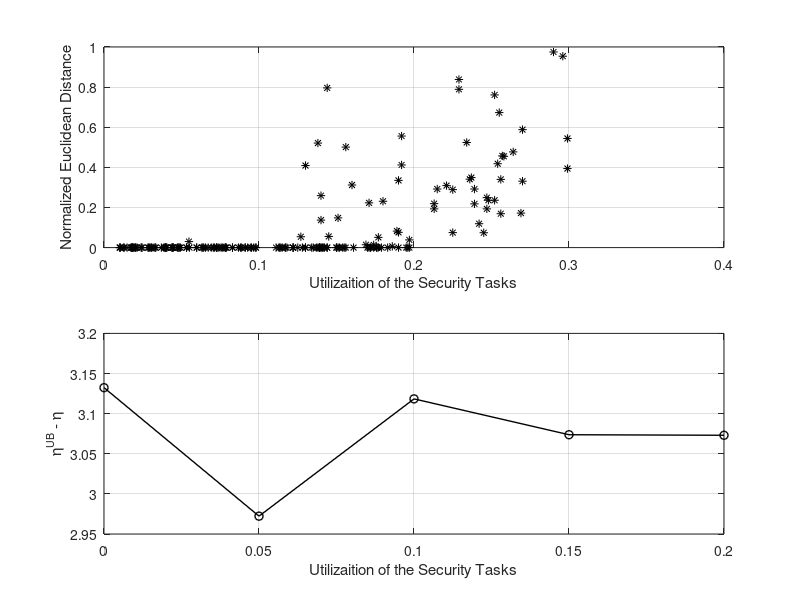
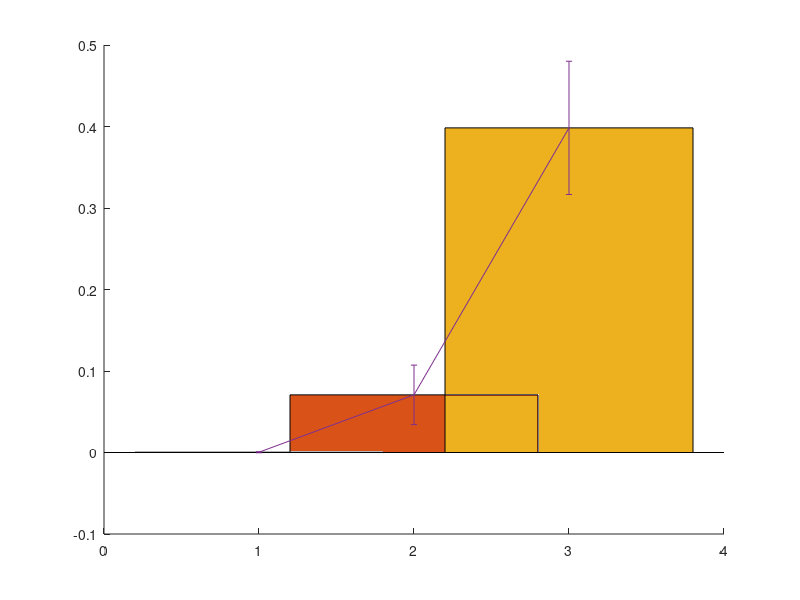

Reproduce these figures in MATLAB, in order.
saveDistUtil = dlmread('EDistDataTC_saveDistUtil.csv');
saveDist = dlmread('EDistDataTC_saveDist.csv');

load('eta.mat','etaCount_arr', 'etaCount_UB_arr', 'etaCount_LB_arr');

etaCount_arr = 1./etaCount_arr;

%saveDistUtil 

figure(1);
subplot(2,1,1)
grid on
hold on;
box on;
[r,c] = size(saveDistUtil);
for i=1:r
  scatter( saveDistUtil(i), saveDist(i) ,...
     'MarkerEdgeColor',[0 0 0],'Marker','*');  
end


grid on
ylim(gca,[0.00 1.00]);
xlim(gca,[0.00 0.4]);
% Create xlabel
xlabel('Utilizaition of the Security Tasks', 'FontSize',11);

% Create ylabel
ylabel('Normalized Euclidean Distance', 'FontSize',11);

%[0.01, 0.10]','[0.11, 0.20]','[0.21, 0.30]', '[0.31, 0.40]'



subplot(2,1,2)
grid on
hold on;
box on

%plot(etaCount_UB_arr - etaCount_arr, 'k');
plot(etaCount_UB_arr - etaCount_arr, 'Marker','o','LineWidth',1,'Color',[0 0 0]);
%plot(-etaCount_LB_arr + etaCount_arr, 'Marker','o','LineWidth',1,'Color',[0 0 0]);
% plot(etaCount_arr, 'Marker','o','LineWidth',1,'Color',[0 0 0]);

% plot(etaCount_UB_arr);
% plot(etaCount_LB_arr);
% plot(etaCount_arr, 'r');
% Create xlabel
xlabel('Utilizaition of the Security Tasks', 'FontSize',11);

% Create ylabel
%ylabel('\eta', 'FontSize',11);
ylabel('\eta^{UB} - \eta', 'FontSize',11);
set(gca,'XTickLabel',{'0','0.05', '0.1', '0.15', '0.2', '0.25', '0.3','0.35', '0.4'});

k = 1;
l =1;
m = 1;
for i=1:length(saveDistUtil)
    
    if saveDistUtil(i) >= 0.01 && saveDistUtil(i) <= 0.10
        ug1(k) = saveDist(i);
        k = k+1;
    elseif saveDistUtil(i) >= 0.11 && saveDistUtil(i) <= 0.20
        ug2(l) = saveDist(i);
        l = l+1;
    elseif saveDistUtil(i) >= 0.21 && saveDistUtil(i) <= 0.30
        ug3(m) = saveDist(i);
        m = m+1;
    end
    
    
end

ug1

%boxplot(ug3)
figure(3)

%boxplot([ug1,ug2, ug3],'Notch','on','Labels',{'ug 1','ug 2', 'ig 3'})
hold on;
%boxplot([ug1],'Notch','on','Labels',{'ug 1'})
%boxplot([ug2], 'positions', 5, 'Labels',{'ug 2'})
%boxplot([ug3], 'positions', 5, 'Labels',{'ug 3'})

bar(1, mean(ug1));
bar(2, mean(ug2));
bar(3, mean(ug3));
xx = [mean(ug1), mean(ug2), mean(ug3)];
ss = [std(ug1), std(ug2), std(ug3)];

 % standard error of the mean
sem = [std(ug1)/sqrt(length(ug1)), std(ug2)/sqrt(length(ug2)), std(ug3)/sqrt(length(ug3))];
sem = sem .* 1.96; % 95% confidence interval

%errorbar((1:length(xx)), xx, ss); 
errorbar((1:length(xx)), xx, sem); 


disp('Done everything');


